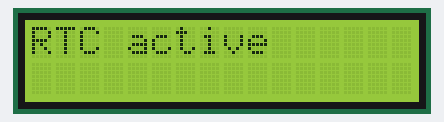
Recording of a sketch running on a simulated Arduino Uno, built with avr-gcc and run on an emulated ATmega328P. Shown: 16×2 character LCD. The local clock reads 2024-03-15 10:24:30 at power-on unless the sketch sets it; what the sketch prints to the serial monitor is not drawn.

Above: at 0.1 s.
At 0.7 s:
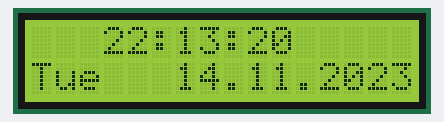
At 9.9 s:
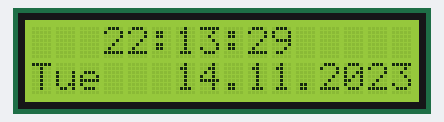
At 19.2 s:
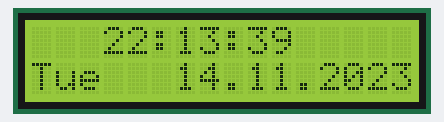
At 28.4 s:
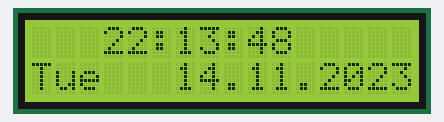
At 38.7 s:
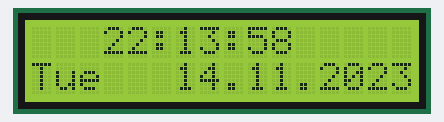

Measured:
- what the display in image 1 shows lasts 1.0 s, from 0.6 s to 1.6 s

The sketch:

23_real_time_clock_TimeLib.ino
```cpp
#include <LiquidCrystal_I2C.h> // lib for LCD with I2C interface
#include <Wire.h>              // lib for I2C interface
#include <RtcDS1302.h>         // lib for Real Time Clock based on DS1302
#include <TimeLib.h>           // lib for Time and Date functions


ThreeWire myWire(3, 4, 2);          // define I2C with IO = data, SCLK = clock interval, CE = reset
RtcDS1302<ThreeWire> Rtc(myWire);   // define RTC device with I2C settings
LiquidCrystal_I2C lcd(0x27, 16, 2); // define LCD device with (address, row length, row count)

void setup() {
  Serial.begin(9600);

  lcd.init();      // init lcd
  lcd.backlight(); // turn baklight on

  Rtc.Begin();                                      // init RTC
  Rtc.SetDateTime(RtcDateTime(__DATE__, __TIME__)); // set date and time of this sketch compilation

  lcd.print("RTC active");
  delay(500);
  lcd.clear();

  setSyncProvider(getSyncProvider);  // define datetime provider for TimeLib, must be function returning time_t
  setSyncInterval(5);                // every five second will TimeLib update its internal datetime
  Serial.print("TimeLib Synced");
}

// RTC datetime provider for TimeLib
time_t getSyncProvider() {
  return Rtc.GetDateTime().Unix64Time();
}

void loop() {

  // show time on first line
  lcd.setCursor(3, 0);
  print2digits(hour());
  lcd.print(":");
  print2digits(minute());
  lcd.print(":");
  print2digits(second());

  // show short day of week on second line
  lcd.setCursor(0, 1);
  lcd.print(dayShortStr(weekday()));

  // show date on second line
  lcd.setCursor(5, 1);
  lcd.print(" ");
  print2digits(day());
  lcd.print(".");
  print2digits(month());
  lcd.print(".");
  lcd.print(year());

  delay(1000);
}


void print2digits(int number) {
  // add zero before 0 - 9
  if (number >= 0 && number < 10) {
    lcd.write('0');
  }
  lcd.print(number);
}
```
